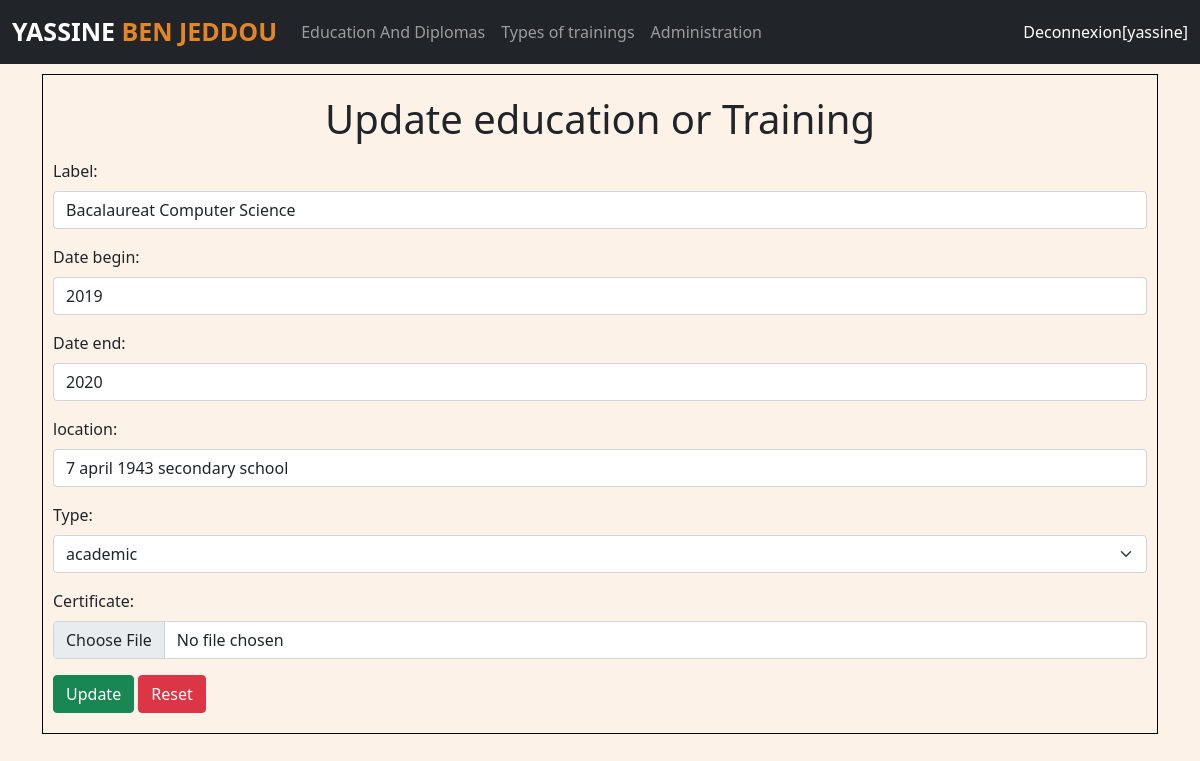
The page /config/update_educ/3 (signed in) on the database its author committed.
### cv/models.py (models this page shows, shortened)
class Education(models.Model):
    x=[
        ('education','education'),
        ('training','training')
    ]
    libelle = models.CharField(max_length=100)
    beginDate=models.IntegerField()
    endDate=models.IntegerField()
    location=models.CharField(max_length=50)
    certificate=models.ImageField( upload_to="cv/static/certificates/", default="cv/static/certificates/certificate.png")
    type = models.ForeignKey('Type', on_delete=models.CASCADE,)

### configuration/views.py (the view)
# urls.py: path('update_educ/<int:id>', views.Update_education, name='update_educ'),
@login_required
def Update_education(request, id):
 educ = Education.objects.get(id=id)
 types = Type.objects.all().values()
 template = loader.get_template('update-education.html')
 context = {
 'educ': educ,
 'types':types, }
 return HttpResponse(template.render(context, request))

### configuration/templates/update-education.html (shortened to what this page needs)
{% load static %}
<!DOCTYPE html>
<html lang="en">
<head>
    <link rel="stylesheet" href="{% static 'css/all.css' %}  ">
    <link rel="stylesheet" href="{% static 'css/bootstrap.css' %}">
    <link rel="stylesheet" href="{% static 'css/style1.css' %}">
</head>
<body>
   {% include 'navbar1.html' %}
      <div class="container">
<form action="update_educ_action/{{ educ.id }}" method="post" class="form" enctype="multipart/form-data">
    <h1 class="text-center">Update education or Training</h1>
    <div class="mb-3 mt-3">
        <label for="label" class="form-label">Label:</label>
        <input type="text" class="form-control" id="label" placeholder="Enter label" name="label" value="{{educ.libelle}}" required>
    </div>
    <div class="mb-3">
        <label for="dateBegin" class="form-label">Date begin:</label>
        <input value="{{educ.beginDate}}" type="number" min="1900"  class="form-control" id="dateBegin" placeholder="Enter Date begin" name="dateBegin" required>
    </div>
    <div class="mb-3">
        <label for="dateEnd" class="form-label">Date end:</label>
        <input value="{{educ.endDate}}" type="number" min="1900"  class="form-control" id="dateEnd" placeholder="Enter Date end" name="dateEnd" required>
    </div>
    <div class="mb-3">
      <label for="dateEnd" class="form-label">location:</label>
      <input value="{{educ.location}}" type="text"  class="form-control" id="dateEnd" placeholder="Enter location" name="location" required>
  </div>
    <div class="mb-3">
        <label for="Type" class="form-label">Type:</label>
        <select class="form-select" aria-label="Default select example" name="type">
            {% for t in types %}
            <option value="{{t.id}}">{{t.libelle}}</option>
            {% endfor %}
          </select>
            </div>
    <div class="mb-3">
        <label for="Certificate" class="form-label">Certificate:</label>
        <input type="file" class="form-control" id="Certificate"  name="Certificate" >
    </div>
    <button type="submit" class="btn btn-success">Update</button>
    <button type="reset" class="btn btn-danger">Reset</button>
</form>
      </div>
</body>
</html>

### configuration/templates/navbar1.html (shortened to what this page needs)
<nav class="navbar navbar-expand-lg  navbar-dark bg-dark">
    <div class="container-fluid">
      <a class="navbar-brand logo" href="#" >{{request.user.first_name}} <span> {{request.user.last_name}}</span> </a>
      <div class="collapse navbar-collapse" id="navbarSupportedContent">
        <ul class="navbar-nav me-auto mb-2 mb-lg-0">
          <li class="nav-item">
            <a class="nav-link" aria-current="page" href="{% url 'dashboard_education' %}">Education And Diplomas                </a>
         </li>
          <li class="nav-item">
            <a class="nav-link" href="{% url 'types' %}">Types of trainings</a>
          </li>
          <li class="nav-item">
            <a class="nav-link" href="/admin">Administration</a>
          </li>
        </ul>
        <div class="d-flex">
        <p class="deconnexion col-12"><a href="{% url 'disconnect' %}">Deconnexion[{{request.session.username}}]</a> </p>
        </div>
      </div>
    </div>
  </nav>

### cv/static/css/style1.css (style rules this page uses)
* { padding: 0; margin: 0; }
body { background-color: #fcf2e8; }
.logo { text-transform: uppercase; color:var(--white-color); font-size: 25px; font-weight: bolder; text-decoration: none; }
.logo span { color: #e38528; }
.deconnexion { color: white; margin-bottom: 0px; }
.deconnexion a { text-decoration: none; color: white; }
.form { border: 1px solid black; padding: 20px 10px; margin: 10px 0; }

### rows shown on the page
Education: label "Bacalaureat Computer Science", dateBegin "2019", dateEnd "2020", location "7 april 1943 secondary school"

### other values the page prints
{{ request.user.first_name }} "YASSINE"
{{ request.user.last_name }} "BEN JEDDOU"
{{ request.session.username }} "yassine"
form field type "academic"
